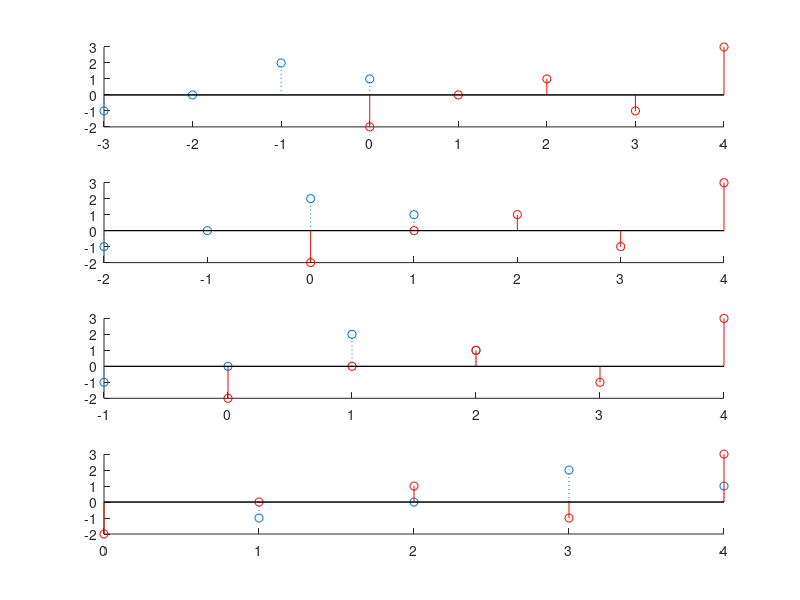

Write MATLAB code to recreate this figure.
clear;

x = [-2 0 1 -1 3];
kx=0:4;

h = [1 2 0 -1];
k = 0:3;

figure;
subplot(4,1,1)
hold on;
stem(flip(-k),flip(h),':');
stem(0:4,x,'r');


subplot(4,1,2)
hold on;
stem(1+flip(-k),flip(h),':');
stem(0:4,x,'r');

subplot(4,1,3)
hold on;
stem(2+flip(-k),flip(h),':');
stem(0:4,x,'r');

subplot(4,1,4)
hold on;
stem(4+flip(-k),flip(h),':');
stem(0:4,x,'r');